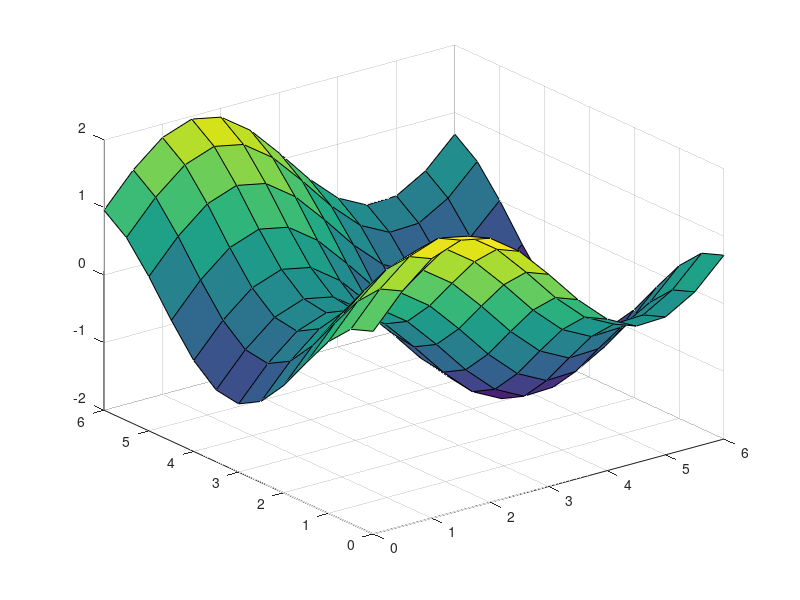

Write the MATLAB code that produced this figure.
%% Using surf
% Instructions are in the task pane to the left. Complete and submit each task one at a time.
% This code sets up the activity.
x = 0:0.5:6;
y = 0:0.5:6;
[X,Y] = meshgrid(x,y);
%% Task 1
Z = sin(X) + cos(Y)
%% Task 2
surf(X,Y,Z)